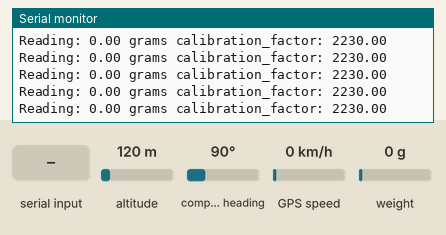
Bench run of a sketch on a simulated Arduino Uno, built with avr-gcc and run on an emulated ATmega328P. Shown: the last lines printed to the serial monitor. Inputs (shaded band) come from the test bench; at power-on: weight on the scale 0 g, altitude 120 m, compass heading 90°, GPS speed 0 km/h. The GPS gets a fix after 3 s at 37.7749, -122.4194 with 8 satellites.

Above: at 3.3 s.
3.4 s: weight on the scale set to 100 g
At 3.45 s:
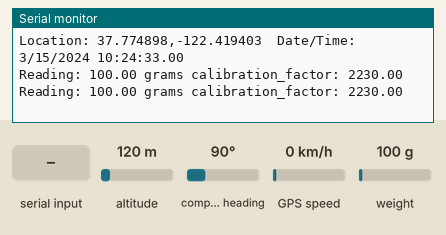
7.6 s: "+" received over Serial
At 7.71 s:
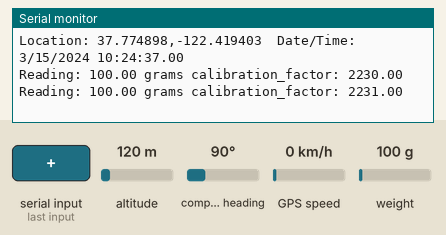
9.1 s: "a" received over Serial
At 9.71 s:
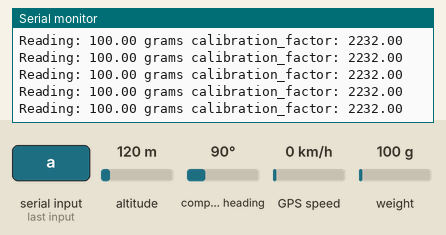
13.3 s: weight on the scale set to 1250 g
At 13.98 s:
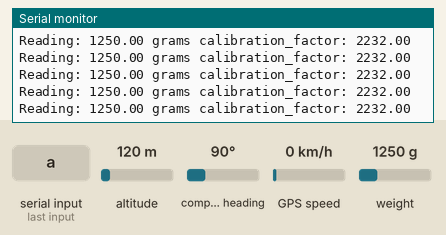
Timing chart, 0 to 15.8 s (numbered marks = the images above; inputs shaded):
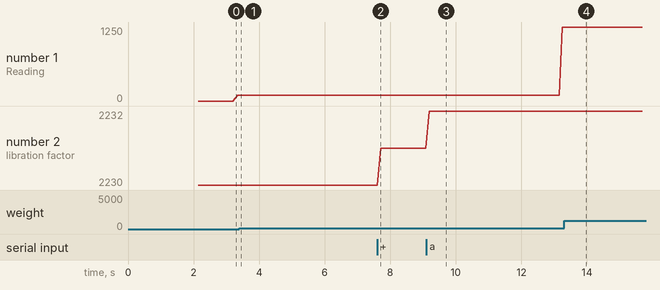

Measured:
- after the input at 3.4 s, the serial monitor: prints a new line at once (image 1)
- after the input at 7.6 s, the serial monitor: prints a new line after 0.11 s (image 2)
- after the input at 9.1 s, the serial monitor: prints a new line after 0.08 s (image 3)
- after the input at 13.3 s, the serial monitor: prints a new line after 0.05 s (image 4)
- plotted number 1: 100 → 1250 after the input at 9.1 s
- plotted number 2: 2230 → 2231 after the input at 7.6 s, 2231 → 2232 after the input at 9.1 s

The sketch:

gps_and_HX711.ino
```cpp
#include <TinyGPS++.h>
#include <SoftwareSerial.h>

#include "HX711.h"

HX711 scale(5, 6);

float calibration_factor = 2230; // this calibration factor is adjusted according to my load cell
float units;
float ounces;
static const int RXPin = 4, TXPin = 3;
static const uint32_t GPSBaud = 4800;
TinyGPSPlus gps;
SoftwareSerial ss(RXPin, TXPin);

void setup() {
  Serial.begin(9600);
  Serial.println("HX711 calibration sketch");
  Serial.println("Remove all weight from scale");
  Serial.println("After readings begin, place known weight on scale");
  Serial.println("Press + or a to increase calibration factor");
  Serial.println("Press - or z to decrease calibration factor");

  scale.set_scale();
  scale.tare();  //Reset the scale to 0

  long zero_factor = scale.read_average(); //Get a baseline reading
  Serial.print("Zero factor: "); //This can be used to remove the need to tare the scale. Useful in permanent scale projects.
  Serial.println(zero_factor);

   Serial.begin(115200);
  ss.begin(GPSBaud);

  Serial.println(F("DeviceExample.ino"));
  Serial.print(F("Testing TinyGPS++ library v. ")); Serial.println(TinyGPSPlus::libraryVersion());
  Serial.println();
}

void loop() {

  scale.set_scale(calibration_factor); //Adjust to this calibration factor

  Serial.print("Reading: ");
  units = scale.get_units(), 10;
  if (units < 0)
  {
    units = 0.00;
  }
  ounces = units * 0.035274;
  Serial.print(units);
  Serial.print(" grams");
  Serial.print(" calibration_factor: ");
  Serial.print(calibration_factor);
  Serial.println();

  if(Serial.available())
  {
    char temp = Serial.read();
    if(temp == '+' || temp == 'a')
      calibration_factor += 1;
    else if(temp == '-' || temp == 'z')
      calibration_factor -= 1;
  }

  while (ss.available() > 0)
    if (gps.encode(ss.read()))
      displayInfo();

  if (millis() > 5000 && gps.charsProcessed() < 10)
  {
    Serial.println(F("No GPS detected: check wiring."));
    while(true);
  }
}

void displayInfo()
{
  Serial.print(F("Location: "));
  if (gps.location.isValid())
  {
    Serial.print(gps.location.lat(), 6);
    Serial.print(F(","));
    Serial.print(gps.location.lng(), 6);
  }
  else
  {
    Serial.print(F("INVALID"));
  }

  Serial.print(F("  Date/Time: "));
  if (gps.date.isValid())
  {
    Serial.print(gps.date.month());
    Serial.print(F("/"));
    Serial.print(gps.date.day());
    Serial.print(F("/"));
    Serial.print(gps.date.year());
  }
  else
  {
    Serial.print(F("INVALID"));
  }

  Serial.print(F(" "));
  if (gps.time.isValid())
  {
    if (gps.time.hour() < 10) Serial.print(F("0"));
    Serial.print(gps.time.hour());
    Serial.print(F(":"));
    if (gps.time.minute() < 10) Serial.print(F("0"));
    Serial.print(gps.time.minute());
    Serial.print(F(":"));
    if (gps.time.second() < 10) Serial.print(F("0"));
    Serial.print(gps.time.second());
    Serial.print(F("."));
    if (gps.time.centisecond() < 10) Serial.print(F("0"));
    Serial.print(gps.time.centisecond());
  }
  else
  {
    Serial.print(F("INVALID"));
  }

  Serial.println();
}
```
